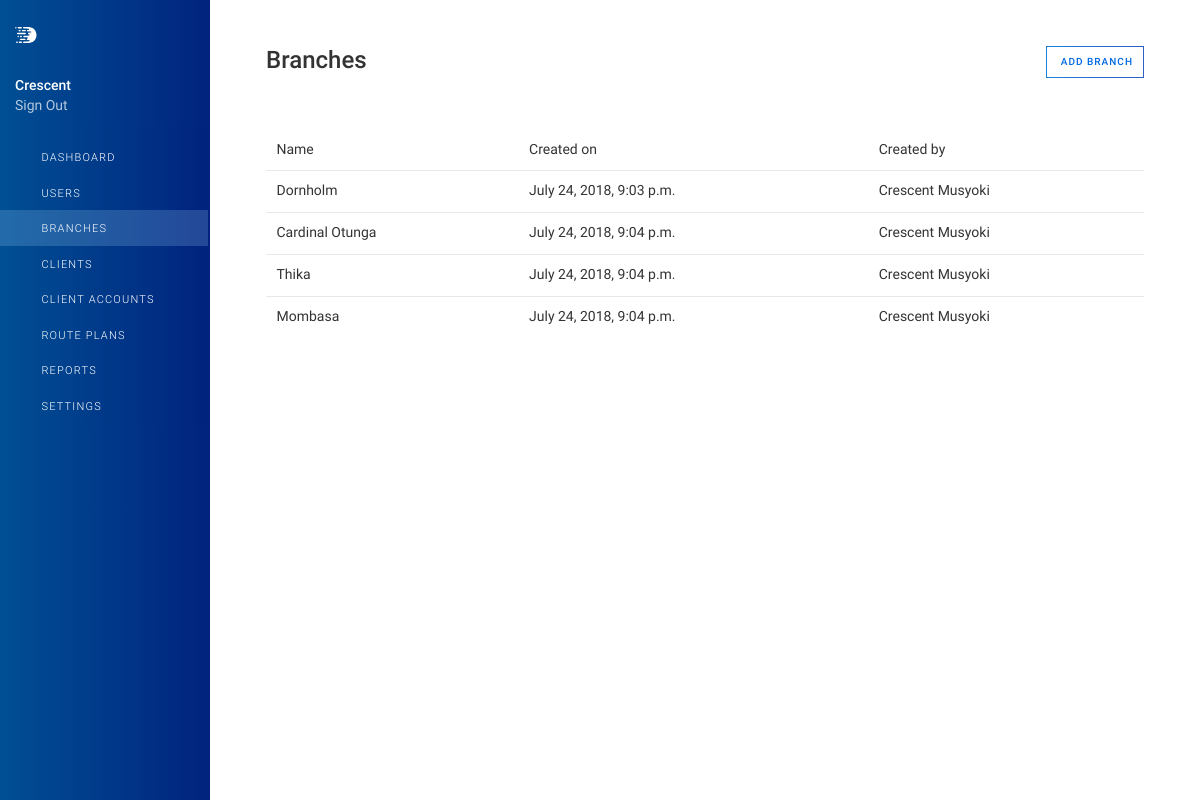
Page /branches/ (signed in) on the committed database.
### dashcodrf/models.py (models this page shows, shortened)
class Branch(models.Model):
    name = models.CharField(max_length=55, unique=True)
    created_by = models.ForeignKey(User, models.CASCADE)
    added_on = models.DateTimeField(auto_now_add=True)
    status = models.BooleanField(default=True)
    slug = models.SlugField(max_length=128, db_index=True)

### dashcodrf/views.py (the view, shortened to what this page needs)
# urls.py: path('branches/', Branches.as_view(), name='branches'),
@method_decorator(login_required, name='get')
@method_decorator(login_required, name='post')
class Branches(View):
    template_name = 'branch/branches.html'
    context = {'branches_active': True,
               'branch_form': NewBranch()}
    def get(self, request):
        self.context['branches'] = Branch.objects.all()
        return render(request, self.template_name, self.context)

### templates/branch/branches.html (shortened to what this page needs)
{% extends 'base.html' %}
{% load static %}
{% block content %}
    <header class="page-title-bar">
        <div class="d-md-flex align-items-md-start">
            <h1 class="page-title mr-sm-auto"> Branches </h1>
            <div class="btn-toolbar">
                <button type="button" class="btn btn-default btn-sm" data-toggle="modal" data-target="#customerModal">
                    <span class="ml-1">Add Branch</span>
                </button>
            </div>
        </div>
    </header>
    {% if branches %}
        <div class="page-section">
            <div class="table-responsive">
                <table class="table">
                    <thead>
                    <tr>
                        <th>Name</th>
                        <th> Created on</th>
                        <th> Created by</th>
                    </tr>
                    </thead>
                    <tbody>
                    {% for branch in branches %}
                        <tr class="click-row" data-url="{% url 'edit_branch' branch.slug %}">
                            <td>{{ branch.name }}</td>
                            <td class="align-middle"> {{ branch.added_on }} </td>
                            <td class="align-middle"> {{ branch.created_by.first_name }} {{ branch.created_by.last_name }}</td>
                        </tr>
                    {% endfor %}
                    </tbody>
                </table>
            </div>
        </div>
    {% endif %}
{% endblock %}

### templates/base.html (shortened to what this page needs)
<!DOCTYPE html>
<html lang="en">
<head>
    {% load static %}
    {% load humanize %}
    <link rel="stylesheet" href="{% static 'assets/fonts/feather/feather.min.css' %}">
    <link rel="stylesheet" href="{% static 'assets/vendor/bootstrap/css/bootstrap.min.css' %}">
    <link rel="stylesheet" href="{% static 'assets/vendor/open-iconic/css/open-iconic-bootstrap.min.css' %}">
    <link rel="stylesheet" href="{% static 'assets/vendor/font-awesome/css/fontawesome-all.min.css' %}">
    <link rel="stylesheet" href="{% static 'assets/vendor/flatpickr/flatpickr.min.css' %}">
    <link rel="stylesheet" href="{% static 'assets/stylesheets/tables.css' %}">
    <link rel="stylesheet" href="{% static 'assets/stylesheets/buttons.css' %}">
    <link rel="stylesheet" href="{% static 'assets/vendor/select2/css/select2.min.css' %}">
    <link rel="stylesheet" href="{% static 'assets/stylesheets/main.min.css' %}">
    <link rel="stylesheet" href="{% static 'assets/stylesheets/custom.css' %}">
</head>
<body>
<div class="app">
    <aside class="app-aside">
        <div class="aside-content">
            <header class="aside-header">
                <a href="{% url 'index' %}">
                    <div>
                        <img class="app-logo" src="{% static 'assets/images/logo.svg' %}" alt="...">
                    </div>
                </a>
                <div class="wrap-menu">
                    <div class="navbar__merchant">{{ request.user.username|capfirst }}</div>
                    <a class="dashboard-navigation__toolbar-item" href="{% url 'account_logout' %}">Sign Out</a>
                </div>
            </header>
            <section class="aside-menu has-scrollable">
                <nav id="stacked-menu" class="stacked-menu">
                    <ul class="menu">
                        <li class="menu-item {% if index_active %}has-active{% endif %}">
                            <a href="{% url 'index' %}" class="menu-link">
                                <span class="menu-icon fe fe-home"></span>
                                <span class="menu-text">Dashboard</span>
                            </a>
                        </li>
                        <li class="menu-item {% if users_active %}has-active{% endif %}">
                            <a href="{% url 'users' %}" class="menu-link">
                                <span class="menu-icon fe fe-user"></span>
                                <span class="menu-text">Users</span>
                            </a>
                        </li>
                        <li class="menu-item {% if branches_active %}has-active{% endif %}">
                            <a href="{% url 'branches' %}" class="menu-link">
                                <span class="menu-icon fe fe-archive"></span>
                                <span class="menu-text">Branches</span>
                            </a>
                        </li>
                        <li class="menu-item {% if clients_active %}has-active{% endif %}">
                            <a href="{% url 'client' %}" class="menu-link">
                                <span class="menu-icon fe fe-users"></span>
                                <span class="menu-text">Clients</span>
                            </a>
                        </li>
                        <li class="menu-item {% if accounts_active %}has-active{% endif %}">
                            <a href="{% url 'clients_accounts' %}" class="menu-link">
                                <span class="menu-icon fe fe-lock"></span>
                                <span class="menu-text">Client Accounts</span>
                            </a>
                        </li>
                        <li class="menu-item {% if plans_active %}has-active{% endif %}">
                            <a href="{% url 'plans' %}" class="menu-link">
                                <span class="menu-icon fe fe-calendar"></span>
                                <span class="menu-text">Route Plans</span>
                            </a>
                        </li>
                        <li class="menu-item {% if reports_active %}has-active{% endif %}">
                            <a href="{% url 'reports' %}" class="menu-link">
                                <span class="menu-icon fe fe-pie-chart"></span>
                                <span class="menu-text">Reports</span>
                            </a>
                        </li>
                        <li class="menu-item {% if settings_active %}has-active{% endif %}">
                            <a href="{% url 'settings' %}" class="menu-link">
                                <span class="menu-icon fe fe-settings"></span>
                                <span class="menu-text">Settings</span>
                            </a>
                        </li>
                    </ul>
                </nav>
            </section>
        </div>
    </aside>
    <main class="app-main">
        <div class="wrapper">
            <div class="page">
                <div class="page-inner">
                    {% block content %}{% endblock %}
                </div>
            </div>
        </div>
    </main>
</div>
</body>
</html>

### dashcodrf/static/assets/stylesheets/custom.css (style rules this page uses)
body, html { font: 14px/1.42857 "Dash", "helvetica neue", helvetica, arial, sans-serif; font-weight: 400; -moz-osx-font-smoothing: grayscale; text-rendering: optimizeLegibility; background-color: #ffffff; color: #333; }
.app-main { padding-top: 0; }
.app-aside { top: 0; }
.stacked-menu, .aside-menu { background: linear-gradient(90deg, #004f94, #01237e); border-right: 1px solid #01237e; }
.aside-header { background: linear-gradient(90deg, #004f94, #01237e); box-shadow: none; }
.stacked-menu .menu-link > .menu-icon { color: #fff; }
.stacked-menu .menu-link { padding-top: 8px; padding-bottom: 8px; font-size: 11px; letter-spacing: 1.2px; font-weight: 300; text-transform: uppercase; -webkit-font-smoothing: subpixel-antialiased; -moz-osx-font-smoothing: auto; }
.stacked-menu > .menu > .menu-item > .menu-link { color: #ffffff; }
.stacked-menu > .menu > .menu-item > .menu-link:hover, .stacked-menu > .menu > .menu-item.has-active > .menu-link { color: #fff; background-color: rgba(169, 221, 252, .2); text-decoration: none; }
.stacked-menu .menu-item.has-active:not(.has-child) > .menu-link { font-weight: 500; }
.stacked-menu .menu-item.has-active > .menu-link .menu-icon, .stacked-menu .menu-link:focus .menu-icon, .stacked-menu .menu-link:hover .menu-icon { color: #fff; }
.stacked-menu .menu-item.has-active:not(.has-child) > .menu-link { font-weight: 300; }
.app-logo { cursor: pointer; padding: 3px 0; width: 22px; height: 22px; margin: 24px 15px 20px; display: block; }
.wrap-menu { padding: 10px 15px 10px; font-size: 14px; }
.navbar__merchant { padding: 0; font-weight: 500; line-height: 1.4; color: #fff; max-width: 100%; overflow: hidden; text-overflow: ellipsis; white-space: nowrap; }
.dashboard-navigation__toolbar-item, .dashboard-navigation__toolbar-item:hover, .dashboard-navigation__toolbar-item:focus { display: block; color: #ffffff; opacity: .7; line-height: 1.4; text-decoration: none; overflow: hidden; text-overflow: ellipsis; white-space: nowrap; }
.page-title { font-size: 24px; font-weight: 500; margin-top: 25px; margin-bottom: 30px; }
.page-title-bar .btn-toolbar { margin-top: 25px; margin-bottom: 30px; }
.table thead th { font-weight: 400; }
@media (min-width: 576px) { .page-inner { padding-right: 2rem; padding-left: 2rem; } }
@media (min-width: 992px) { .page-inner { padding-right: 4rem; padding-left: 4rem; } }
.click-row { cursor: pointer; }
.btn-toolbar .btn { font-weight: 500; }
tr.click-row { cursor: pointer; }
.btn { display: inline-block; margin-bottom: 0; font-weight: 400; text-align: center; vertical-align: middle; touch-action: manipulation; cursor: pointer; background-image: none; border: 1px solid transparent; border-image-outset: 0; border-image-repeat: stretch; border-image-slice: 100%; border-image-source: none; border-image-width: 1; white-space: nowrap; border-radius: 0; -webkit-user-select: none; -moz-user-select: none; user-select: none; text-transform: uppercase; letter-spacing: 1px; }
.btn-sm { font-size: 10px !important; padding: 7px 10px 7px !important; }
.btn-default, button.dt-button, .dataTables_wrapper .dataTables_paginate .paginate_button.current { position: relative; border-image: linear-gradient(90deg, #1a81db, #305ec2) 1; color: #0068e1; background: transparent none; border-color: #0068e1; }
.page { min-height: calc(100vh - 0rem); }
.app-aside { border-right: none; }

### rows in the picture
Branch: name "Dornholm", added_on "July 24, 2018, 9:03 p.m.", created_by.first_name "Crescent", created_by.last_name "Musyoki"
Branch: name "Cardinal Otunga", added_on "July 24, 2018, 9:04 p.m.", created_by.first_name "Crescent", created_by.last_name "Musyoki"
Branch: name "Thika", added_on "July 24, 2018, 9:04 p.m.", created_by.first_name "Crescent", created_by.last_name "Musyoki"
Branch: name "Mombasa", added_on "July 24, 2018, 9:04 p.m.", created_by.first_name "Crescent", created_by.last_name "Musyoki"

### other values in the picture
{{ request.user.username|capfirst }} "Crescent"
